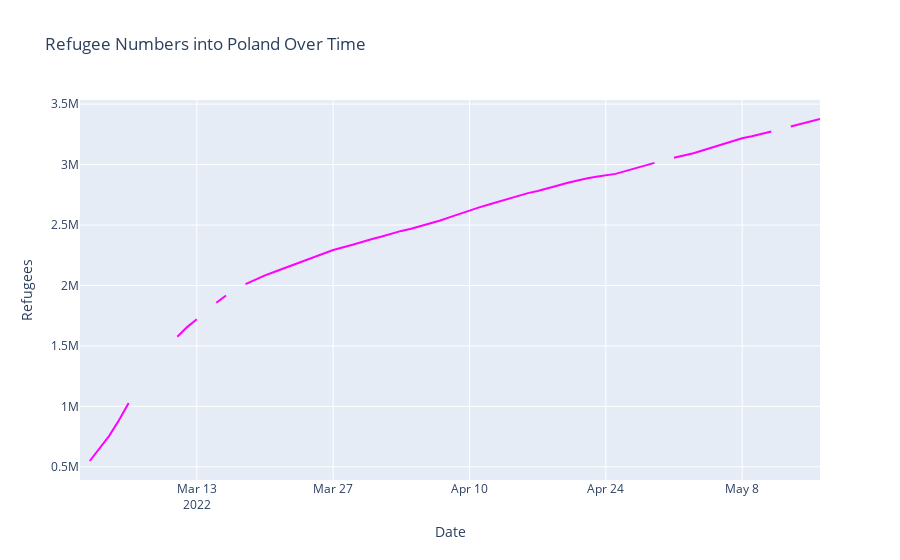

The cell this chart's notebook holds for it:
### Code cell
fig = px.line(poland_df, x='Date', y='Poland', title='Refugee Numbers into Poland Over Time')
fig.update_traces(line_color='fuchsia')
fig.update_layout(yaxis_title="Refugees")

plotly.offline.plot(fig, filename='charts\poland.html')
fig.show()

### Figure 1 — Plotly figure (JSON) as saved in the notebook; plotly's stock layout.template omitted (floating-point values rounded to 4 significant figures)
{"data": [{"hovertemplate": "Date=%{x}<br>Poland=%{y}<extra></extra>", "legendgroup": "", "line": {"color": "fuchsia", "dash": "solid"}, "marker": {"symbol": "circle"}, "mode": "lines", "name": "", "orientation": "v", "showlegend": false, "type": "scatter", "x": ["2022-03-01", "2022-03-02", "2022-03-03", "2022-03-04", "2022-03-05", "2022-03-06", "2022-03-07", "2022-03-08", "2022-03-09", "2022-03-10", "2022-03-11", "2022-03-12", "2022-03-13", "2022-03-14", "2022-03-15", "2022-03-16", "2022-03-17", "2022-03-18", "2022-03-19", "2022-03-20", "2022-03-21", "2022-03-22", "2022-03-23", "2022-03-24", "2022-03-25", "2022-03-26", "2022-03-27", "2022-03-29", "2022-03-30", "2022-03-31", "2022-04-01", "2022-04-02", "2022-04-03", "2022-04-04", "2022-04-05", "2022-04-06", "2022-04-07", "2022-04-08", "2022-04-09", "2022-04-10", "2022-04-11", "2022-04-12", "2022-04-13", "2022-04-14", "2022-04-15", "2022-04-16", "2022-04-17", "2022-04-18", "2022-04-19", "2022-04-20", "2022-04-21", "2022-04-22", "2022-04-23", "2022-04-24", "2022-04-25", "2022-04-27", "2022-04-28", "2022-04-29", "2022-04-30", "2022-05-01", "2022-05-02", "2022-05-03", "2022-05-04", "2022-05-05", "2022-05-06", "2022-05-08", "2022-05-09", "2022-05-10", "2022-05-11", "2022-05-12", "2022-05-13", "2022-05-15", "2022-05-16"], "xaxis": "x", "y": [null, 547982, 649903, "756303", "885303", "1027603", null, "1412503", null, null, "1575703", 1655503, 1720227, null, 1857045, 1916445, null, "2010693", "2050392", 2083854, 2113554, 2144244, "2173944", "2206119", "2236314", "2267103", "2293833", 2336799, "2362044", "2384814", "2405703", "2429265", "2451342", "2469657", "2490447", "2514504", 2537769, "2564994", "2593902", "2622117", 2645877, "2669637", 2694090, 2720622, "2744778", "2763786", 2780913, 2800713, 2825463, 2847540, 2867241, "2884764", "2899713", "2909415", 2922978, 2968716, 2992575, "3014157", null, "3056826", "3075240", 3094446, "3119196", 3143550, "3167805", "3217206", "3234036", 3251955, 3272943, null, "3315711", "3357984", 3376992], "yaxis": "y"}], "layout": {"legend": {"tracegroupgap": 0}, "title": {"text": "Refugee Numbers into Poland Over Time"}, "xaxis": {"anchor": "y", "domain": [0, 1], "title": {"text": "Date"}}, "yaxis": {"anchor": "x", "domain": [0, 1], "title": {"text": "Refugees"}}}}
